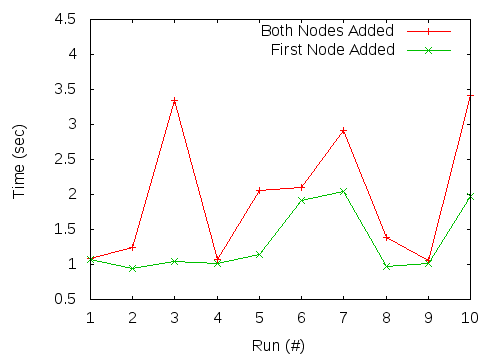

Reproduce this figure in gnuplot.
set term png size 480,360
set yrange [0.5:4.5]
set ylabel "Time (sec)"
set xlabel "Run (#)"
set output 'test_1_original.png'
set lmargin 9
set rmargin 1
set tmargin 1

plot 'plot-test1-original.dat' u 1:2 t 'Both Nodes Added' w linespoint, 'plot-test1-original.dat' u 1:3 t 'First Node Added' w linespoint
